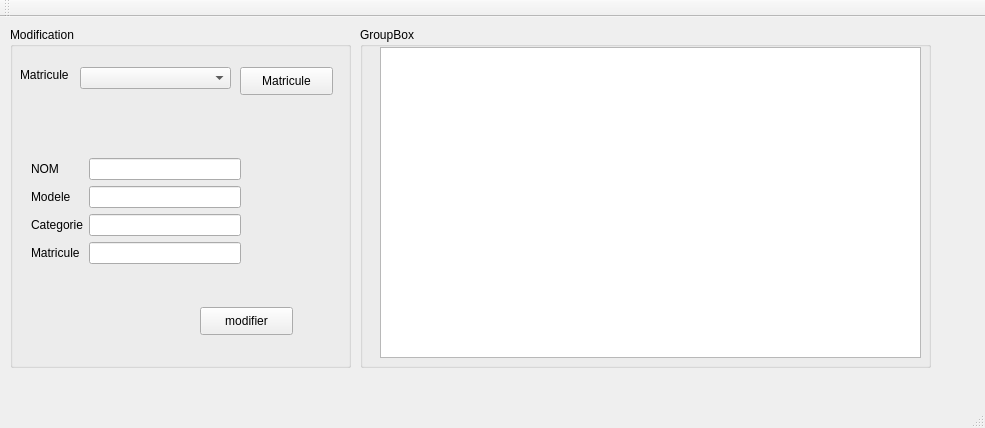
<?xml version="1.0" encoding="UTF-8"?>
<ui version="4.0">
 <class>MainWindow</class>
 <widget class="QMainWindow" name="MainWindow">
  <property name="geometry">
   <rect>
    <x>0</x>
    <y>0</y>
    <width>985</width>
    <height>428</height>
   </rect>
  </property>
  <property name="windowTitle">
   <string>Gestion des Clients</string>
  </property>
  <widget class="QWidget" name="centralWidget">
   <widget class="QGroupBox" name="groupBox_2">
    <property name="geometry">
     <rect>
      <x>360</x>
      <y>10</y>
      <width>571</width>
      <height>341</height>
     </rect>
    </property>
    <property name="title">
     <string>GroupBox</string>
    </property>
    <widget class="QTableView" name="table_View">
     <property name="geometry">
      <rect>
       <x>20</x>
       <y>20</y>
       <width>541</width>
       <height>311</height>
      </rect>
     </property>
    </widget>
   </widget>
   <widget class="QGroupBox" name="groupBox">
    <property name="geometry">
     <rect>
      <x>10</x>
      <y>10</y>
      <width>341</width>
      <height>341</height>
     </rect>
    </property>
    <property name="title">
     <string>Modification</string>
    </property>
    <widget class="QPushButton" name="matricule_edit">
     <property name="geometry">
      <rect>
       <x>190</x>
       <y>280</y>
       <width>93</width>
       <height>28</height>
      </rect>
     </property>
     <property name="text">
      <string>modifier</string>
     </property>
    </widget>
    <widget class="QComboBox" name="choix_matricule">
     <property name="geometry">
      <rect>
       <x>70</x>
       <y>40</y>
       <width>151</width>
       <height>22</height>
      </rect>
     </property>
    </widget>
    <widget class="QLabel" name="label_6">
     <property name="geometry">
      <rect>
       <x>10</x>
       <y>40</y>
       <width>56</width>
       <height>16</height>
      </rect>
     </property>
     <property name="text">
      <string>Matricule</string>
     </property>
    </widget>
    <widget class="QWidget" name="layoutWidget">
     <property name="geometry">
      <rect>
       <x>10</x>
       <y>120</y>
       <width>232</width>
       <height>141</height>
      </rect>
     </property>
     <layout class="QFormLayout" name="formLayout">
      <item row="0" column="0">
       <widget class="QLabel" name="label">
        <property name="text">
         <string>NOM</string>
        </property>
       </widget>
      </item>
      <item row="0" column="1">
       <widget class="QLineEdit" name="NOM"/>
      </item>
      <item row="1" column="0">
       <widget class="QLabel" name="label_2">
        <property name="text">
         <string>Modele</string>
        </property>
       </widget>
      </item>
      <item row="1" column="1">
       <widget class="QLineEdit" name="Modele"/>
      </item>
      <item row="2" column="0">
       <widget class="QLabel" name="label_3">
        <property name="text">
         <string>Categorie</string>
        </property>
       </widget>
      </item>
      <item row="2" column="1">
       <widget class="QLineEdit" name="Categorie"/>
      </item>
      <item row="3" column="0">
       <widget class="QLabel" name="label_4">
        <property name="text">
         <string>Matricule</string>
        </property>
       </widget>
      </item>
      <item row="3" column="1">
       <widget class="QLineEdit" name="Matricule"/>
      </item>
     </layout>
    </widget>
    <widget class="QPushButton" name="aff_mat">
     <property name="geometry">
      <rect>
       <x>230</x>
       <y>40</y>
       <width>93</width>
       <height>28</height>
      </rect>
     </property>
     <property name="text">
      <string>Matricule</string>
     </property>
    </widget>
   </widget>
  </widget>
  <widget class="QToolBar" name="mainToolBar">
   <attribute name="toolBarArea">
    <enum>TopToolBarArea</enum>
   </attribute>
   <attribute name="toolBarBreak">
    <bool>false</bool>
   </attribute>
  </widget>
  <widget class="QStatusBar" name="statusBar"/>
 </widget>
 <layoutdefault spacing="6" margin="11"/>
 <resources/>
 <connections/>
</ui>
